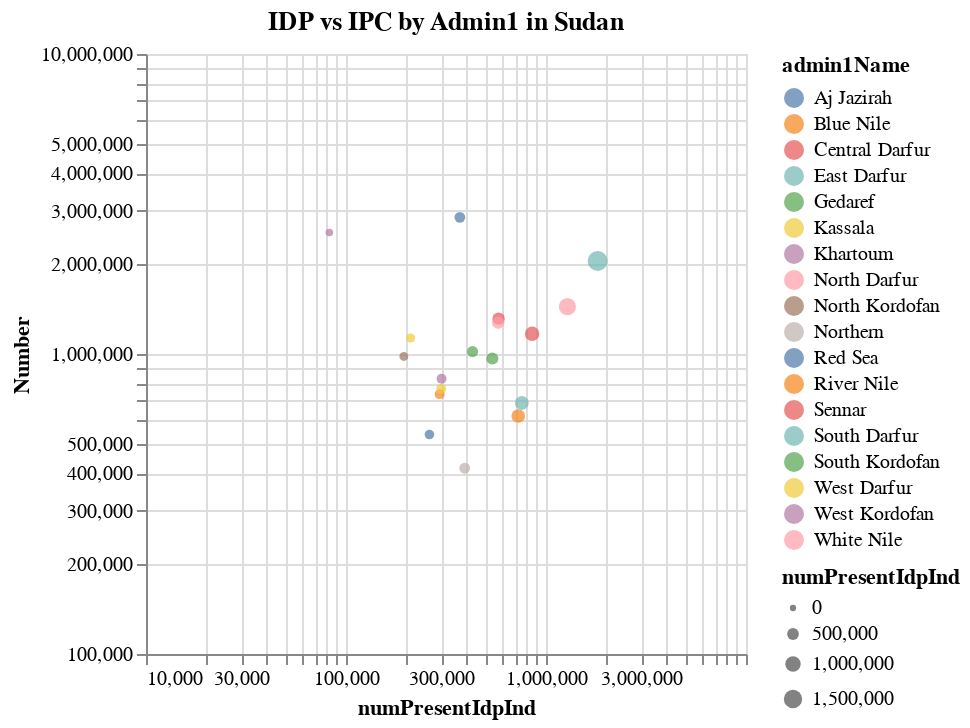

Notebook code cell kept with this figure:
### Code cell
chart = alt.Chart(idp_ipc_adm1).mark_circle().encode(
    x=alt.X('numPresentIdpInd:Q', scale=alt.Scale(type='log')),
    y=alt.Y('Number:Q', scale=alt.Scale(type='log')),
    color='admin1Name:N',
    size=alt.Size('numPresentIdpInd:Q', scale=alt.Scale(range=[10, 100])),
    tooltip=['admin1Name', 'numPresentIdpInd', 'Number']
).properties(
    title='IDP vs IPC by Admin1 in Sudan'
).interactive()

chart

### Figure 1 — Vega-Lite specification as saved in the notebook (floating-point values rounded to 4 significant figures)
{"config": {"view": {"continuousWidth": 300, "continuousHeight": 300}}, "data": {"name": "data-b84e28ad291e1adf3b3211e219fc73e0"}, "mark": {"type": "circle"}, "encoding": {"color": {"field": "admin1Name", "type": "nominal"}, "size": {"field": "numPresentIdpInd", "scale": {"range": [10, 100]}, "type": "quantitative"}, "tooltip": [{"field": "admin1Name", "type": "nominal"}, {"field": "numPresentIdpInd", "type": "quantitative"}, {"field": "Number", "type": "nominal"}], "x": {"field": "numPresentIdpInd", "scale": {"type": "log"}, "type": "quantitative"}, "y": {"field": "Number", "scale": {"type": "log"}, "type": "quantitative"}}, "params": [{"name": "param_81", "select": {"type": "interval", "encodings": ["x", "y"]}, "bind": "scales"}], "title": "IDP vs IPC by Admin1 in Sudan", "$schema": "https://vega.github.io/schema/vega-lite/v5.20.1.json", "datasets": {"data-b84e28ad291e1adf3b3211e219fc73e0": [{"admin1Name": "Aj Jazirah", "numPresentIdpInd": 370894, "Date of analysis": "Apr 2024", "Country": "SDN", "Total country population": "47208125", "Level 1": "Aj Jazirah", "Validity period": "current", "From": "2024-04-01", "To": "2024-05-31", "Phase": "3+", "Number": "2853931", "Percentage": "0.53"}, {"admin1Name": "Blue Nile", "numPresentIdpInd": 293862, "Date of analysis": "Apr 2024", "Country": "SDN", "Total country population": "47208125", "Level 1": "Blue Nile", "Validity period": "current", "From": "2024-04-01", "To": "2024-05-31", "Phase": "3+", "Number": "734784", "Percentage": "0.5"}, {"admin1Name": "Central Darfur", "numPresentIdpInd": 852223, "Date of analysis": "Apr 2024", "Country": "SDN", "Total country population": "47208125", "Level 1": "Central Darfur", "Validity period": "current", "From": "2024-04-01", "To": "2024-05-31", "Phase": "3+", "Number": "1167817", "Percentage": "0.58"}, {"admin1Name": "East Darfur", "numPresentIdpInd": 757123, "Date of analysis": "Apr 2024", "Country": "SDN", "Total country population": "47208125", "Level 1": "East Darfur", "Validity period": "current", "From": "2024-04-01", "To": "2024-05-31", "Phase": "3+", "Number": "686566", "Percentage": "0.39"}, {"admin1Name": "Gedaref", "numPresentIdpInd": 539064, "Date of analysis": "Apr 2024", "Country": "SDN", "Total country population": "47208125", "Level 1": "Gedaref", "Validity period": "current", "From": "2024-04-01", "To": "2024-05-31", "Phase": "3+", "Number": "966142", "Percentage": "0.31"}, {"admin1Name": "Kassala", "numPresentIdpInd": 210393, "Date of analysis": "Apr 2024", "Country": "SDN", "Total country population": "47208125", "Level 1": "Kassala", "Validity period": "current", "From": "2024-04-01", "To": "2024-05-31", "Phase": "3+", "Number": "1130199", "Percentage": "0.38"}, {"admin1Name": "Khartoum", "numPresentIdpInd": 82592, "Date of analysis": "Apr 2024", "Country": "SDN", "Total country population": "47208125", "Level 1": "Khartoum", "Validity period": "current", "From": "2024-04-01", "To": "2024-05-31", "Phase": "3+", "Number": "2541541", "Percentage": "0.49"}, {"admin1Name": "North Darfur", "numPresentIdpInd": 1279699, "Date of analysis": "Apr 2024", "Country": "SDN", "Total country population": "47208125", "Level 1": "North Darfur", "Validity period": "current", "From": "2024-04-01", "To": "2024-05-31", "Phase": "3+", "Number": "1438277", "Percentage": "0.59"}, {"admin1Name": "North Kordofan", "numPresentIdpInd": 194624, "Date of analysis": "Apr 2024", "Country": "SDN", "Total country population": "47208125", "Level 1": "North Kordofan", "Validity period": "current", "From": "2024-04-01", "To": "2024-05-31", "Phase": "3+", "Number": "981111", "Percentage": "0.43"}, {"admin1Name": "Northern", "numPresentIdpInd": 392399, "Date of analysis": "Apr 2024", "Country": "SDN", "Total country population": "47208125", "Level 1": "Northern", "Validity period": "current", "From": "2024-04-01", "To": "2024-05-31", "Phase": "3+", "Number": "416243", "Percentage": "0.29"}, {"admin1Name": "Red Sea", "numPresentIdpInd": 261290, "Date of analysis": "Apr 2024", "Country": "SDN", "Total country population": "47208125", "Level 1": "Red Sea", "Validity period": "current", "From": "2024-04-01", "To": "2024-05-31", "Phase": "3+", "Number": "538962", "Percentage": "0.3"}, {"admin1Name": "River Nile", "numPresentIdpInd": 726216, "Date of analysis": "Apr 2024", "Country": "SDN", "Total country population": "47208125", "Level 1": "River Nile", "Validity period": "current", "From": "2024-04-01", "To": "2024-05-31", "Phase": "3+", "Number": "621542", "Percentage": "0.26"}, {"admin1Name": "Sennar", "numPresentIdpInd": 579198, "Date of analysis": "Apr 2024", "Country": "SDN", "Total country population": "47208125", "Level 1": "Sennar", "Validity period": "current", "From": "2024-04-01", "To": "2024-05-31", "Phase": "3+", "Number": "1311693", "Percentage": "0.49"}, {"admin1Name": "South Darfur", "numPresentIdpInd": 1812264, "Date of analysis": "Apr 2024", "Country": "SDN", "Total country population": "47208125", "Level 1": "South Darfur", "Validity period": "current", "From": "2024-04-01", "To": "2024-05-31", "Phase": "3+", "Number": "2041268", "Percentage": "0.56"}, {"admin1Name": "South Kordofan", "numPresentIdpInd": 429152, "Date of analysis": "Apr 2024", "Country": "SDN", "Total country population": "47208125", "Level 1": "South Kordofan", "Validity period": "current", "From": "2024-04-01", "To": "2024-05-31", "Phase": "3+", "Number": "1018272", "Percentage": "0.48"}, {"admin1Name": "West Darfur", "numPresentIdpInd": 299387, "Date of analysis": "Apr 2024", "Country": "SDN", "Total country population": "47208125", "Level 1": "West Darfur", "Validity period": "current", "From": "2024-04-01", "To": "2024-05-31", "Phase": "3+", "Number": "765187", "Percentage": "0.59"}, {"admin1Name": "West Kordofan", "numPresentIdpInd": 300470, "Date of analysis": "Apr 2024", "Country": "SDN", "Total country population": "47208125", "Level 1": "West Kordofan", "Validity period": "current", "From": "2024-04-01", "To": "2024-05-31", "Phase": "3+", "Number": "826909", "Percentage": "0.45"}, {"admin1Name": "White Nile", "numPresentIdpInd": 576805, "Date of analysis": "Apr 2024", "Country": "SDN", "Total country population": "47208125", "Level 1": "White Nile", "Validity period": "current", "From": "2024-04-01", "To": "2024-05-31", "Phase": "3+", "Number": "1271505", "Percentage": "0.39"}]}}
